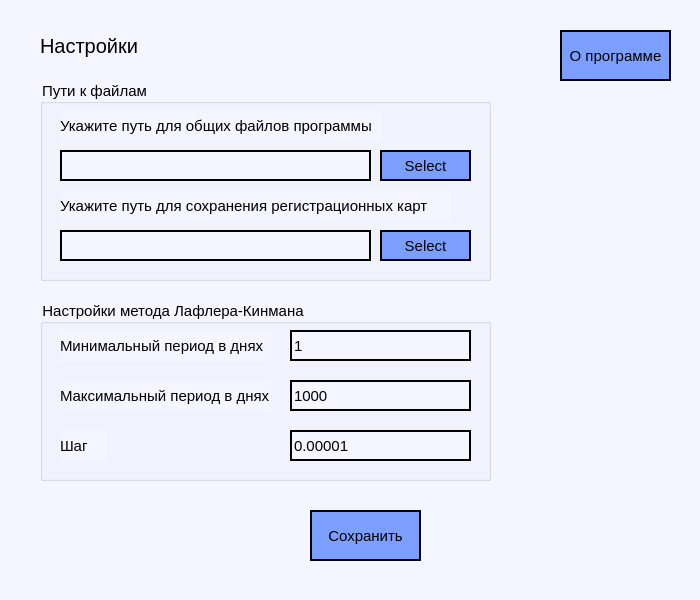
<?xml version="1.0" encoding="UTF-8"?>
<ui version="4.0">
 <class>Form</class>
 <widget class="QWidget" name="Form">
  <property name="geometry">
   <rect>
    <x>0</x>
    <y>0</y>
    <width>700</width>
    <height>600</height>
   </rect>
  </property>
  <property name="minimumSize">
   <size>
    <width>700</width>
    <height>600</height>
   </size>
  </property>
  <property name="maximumSize">
   <size>
    <width>700</width>
    <height>600</height>
   </size>
  </property>
  <property name="font">
   <font>
    <pointsize>11</pointsize>
   </font>
  </property>
  <property name="windowTitle">
   <string>Form</string>
  </property>
  <property name="styleSheet">
   <string notr="true">QWidget {
	background-color: rgb(243, 245, 255);
}

QPushButton {
	border: 2px solid rgb(0, 0, 0);
	background-color: rgb(124, 159, 255);
	color: rgb(0, 0, 0);
}

QLabel {
	color: rgb(0, 0, 0)
}

QLineEdit {
	background-color: rgb(243, 245, 255);
	border: 2px solid rgb(0, 0, 0);
}

QLineEdit:hover {
	background-color: rgb(217, 222, 255);
}

QGroupBox{
	color: rgb(0, 0, 0);
	background-color: rgb(243, 245, 255);
}

QComboBox {
	border: 2px solid rgb(0, 0, 0);
	background-color: rgb(243, 245, 255);
}

QComboBox:hover {
	background-color: rgb(124, 159, 255);
}

QComboBox QAbstractItemView {
	border: 2px solid rgb(0, 0, 0);
	background-color: rgb(243, 245, 255);
	selection-background-color: rgb(217, 222, 255);
	selection-color: rgb(0, 0, 0)
}

QComboBox::drop-down:hover {
    background-color: rgb(190, 137, 255);
}

QPushButton:hover{
	background-color: rgb(190, 137, 255);
	color: rgb(0, 0,0);
}

QPushButton:pressed {
	background-color:rgb(189, 23, 87);
}

QSlider::groove:horizontal {
	border: 0px;
}
 
QSlider::sub-page:horizontal {
	background-color: rgb(11, 20, 197);
	margin-top:8px;
	margin-bottom:8px;
	border-radius: 2px;
}
 
QSlider::add-page:horizontal {
	background:  rgb(131, 0, 81);
	border: 0px solid #777;
	border-radius: 2px;
	margin-top:8px;
	margin-bottom:8px;
}
 
QSlider::handle:horizontal {
	background: rgb(124, 159, 255);
	border: 2px solid rgb(0, 0, 0);
	width: 12px;
	border-radius: 4px;
	margin-top:2px;
	margin-bottom:2px;
}
 
QSlider::handle:horizontal:hover {
	background-color: rgb(190, 137, 255)
}
</string>
  </property>
  <widget class="QPushButton" name="inf_btn">
   <property name="geometry">
    <rect>
     <x>560</x>
     <y>30</y>
     <width>111</width>
     <height>51</height>
    </rect>
   </property>
   <property name="font">
    <font>
     <pointsize>11</pointsize>
    </font>
   </property>
   <property name="text">
    <string>О программе</string>
   </property>
  </widget>
  <widget class="QLabel" name="titlelabel">
   <property name="geometry">
    <rect>
     <x>40</x>
     <y>30</y>
     <width>101</width>
     <height>31</height>
    </rect>
   </property>
   <property name="font">
    <font>
     <pointsize>15</pointsize>
    </font>
   </property>
   <property name="text">
    <string>Настройки</string>
   </property>
  </widget>
  <widget class="QGroupBox" name="PathBox">
   <property name="geometry">
    <rect>
     <x>40</x>
     <y>80</y>
     <width>451</width>
     <height>201</height>
    </rect>
   </property>
   <property name="font">
    <font>
     <pointsize>11</pointsize>
    </font>
   </property>
   <property name="title">
    <string>Пути к файлам</string>
   </property>
   <widget class="QLabel" name="labelpath">
    <property name="geometry">
     <rect>
      <x>20</x>
      <y>30</y>
      <width>321</width>
      <height>31</height>
     </rect>
    </property>
    <property name="font">
     <font>
      <pointsize>11</pointsize>
     </font>
    </property>
    <property name="text">
     <string>Укажите путь для общих файлов программы</string>
    </property>
   </widget>
   <widget class="QLabel" name="labelcards">
    <property name="geometry">
     <rect>
      <x>20</x>
      <y>110</y>
      <width>391</width>
      <height>31</height>
     </rect>
    </property>
    <property name="font">
     <font>
      <pointsize>11</pointsize>
     </font>
    </property>
    <property name="text">
     <string>Укажите путь для сохранения регистрационных карт</string>
    </property>
   </widget>
   <widget class="QLineEdit" name="Fiel_line_in">
    <property name="geometry">
     <rect>
      <x>20</x>
      <y>70</y>
      <width>311</width>
      <height>31</height>
     </rect>
    </property>
    <property name="font">
     <font>
      <pointsize>11</pointsize>
     </font>
    </property>
   </widget>
   <widget class="QLineEdit" name="star_line_in">
    <property name="geometry">
     <rect>
      <x>20</x>
      <y>150</y>
      <width>311</width>
      <height>31</height>
     </rect>
    </property>
    <property name="font">
     <font>
      <pointsize>11</pointsize>
     </font>
    </property>
   </widget>
   <widget class="QPushButton" name="Fiel_line_choice">
    <property name="geometry">
     <rect>
      <x>340</x>
      <y>70</y>
      <width>91</width>
      <height>31</height>
     </rect>
    </property>
    <property name="font">
     <font>
      <pointsize>11</pointsize>
     </font>
    </property>
    <property name="text">
     <string>Select</string>
    </property>
   </widget>
   <widget class="QPushButton" name="star_line_choice">
    <property name="geometry">
     <rect>
      <x>340</x>
      <y>150</y>
      <width>91</width>
      <height>31</height>
     </rect>
    </property>
    <property name="font">
     <font>
      <pointsize>11</pointsize>
     </font>
    </property>
    <property name="text">
     <string>Select</string>
    </property>
   </widget>
  </widget>
  <widget class="QGroupBox" name="LafBox_2">
   <property name="geometry">
    <rect>
     <x>40</x>
     <y>300</y>
     <width>451</width>
     <height>181</height>
    </rect>
   </property>
   <property name="font">
    <font>
     <pointsize>11</pointsize>
    </font>
   </property>
   <property name="title">
    <string>Настройки метода Лафлера-Кинмана</string>
   </property>
   <widget class="QLabel" name="min_period_text">
    <property name="geometry">
     <rect>
      <x>20</x>
      <y>30</y>
      <width>211</width>
      <height>31</height>
     </rect>
    </property>
    <property name="font">
     <font>
      <pointsize>11</pointsize>
     </font>
    </property>
    <property name="text">
     <string>Минимальный период в днях</string>
    </property>
   </widget>
   <widget class="QLineEdit" name="min_period_in">
    <property name="geometry">
     <rect>
      <x>250</x>
      <y>30</y>
      <width>181</width>
      <height>31</height>
     </rect>
    </property>
    <property name="font">
     <font>
      <pointsize>11</pointsize>
     </font>
    </property>
    <property name="text">
     <string>1</string>
    </property>
   </widget>
   <widget class="QLabel" name="max_period_text">
    <property name="geometry">
     <rect>
      <x>20</x>
      <y>80</y>
      <width>211</width>
      <height>31</height>
     </rect>
    </property>
    <property name="font">
     <font>
      <pointsize>11</pointsize>
     </font>
    </property>
    <property name="text">
     <string>Максимальный период в днях </string>
    </property>
   </widget>
   <widget class="QLineEdit" name="max_period_in">
    <property name="geometry">
     <rect>
      <x>250</x>
      <y>80</y>
      <width>181</width>
      <height>31</height>
     </rect>
    </property>
    <property name="font">
     <font>
      <pointsize>11</pointsize>
     </font>
    </property>
    <property name="text">
     <string>1000</string>
    </property>
   </widget>
   <widget class="QLabel" name="step_period_text">
    <property name="geometry">
     <rect>
      <x>20</x>
      <y>130</y>
      <width>47</width>
      <height>31</height>
     </rect>
    </property>
    <property name="font">
     <font>
      <pointsize>11</pointsize>
     </font>
    </property>
    <property name="text">
     <string>Шаг</string>
    </property>
   </widget>
   <widget class="QLineEdit" name="step_period_in">
    <property name="geometry">
     <rect>
      <x>250</x>
      <y>130</y>
      <width>181</width>
      <height>31</height>
     </rect>
    </property>
    <property name="font">
     <font>
      <pointsize>11</pointsize>
     </font>
    </property>
    <property name="text">
     <string>0.00001</string>
    </property>
   </widget>
  </widget>
  <widget class="QPushButton" name="butn">
   <property name="geometry">
    <rect>
     <x>310</x>
     <y>510</y>
     <width>111</width>
     <height>51</height>
    </rect>
   </property>
   <property name="font">
    <font>
     <pointsize>11</pointsize>
    </font>
   </property>
   <property name="text">
    <string>Сохранить</string>
   </property>
  </widget>
 </widget>
 <resources/>
 <connections/>
</ui>
